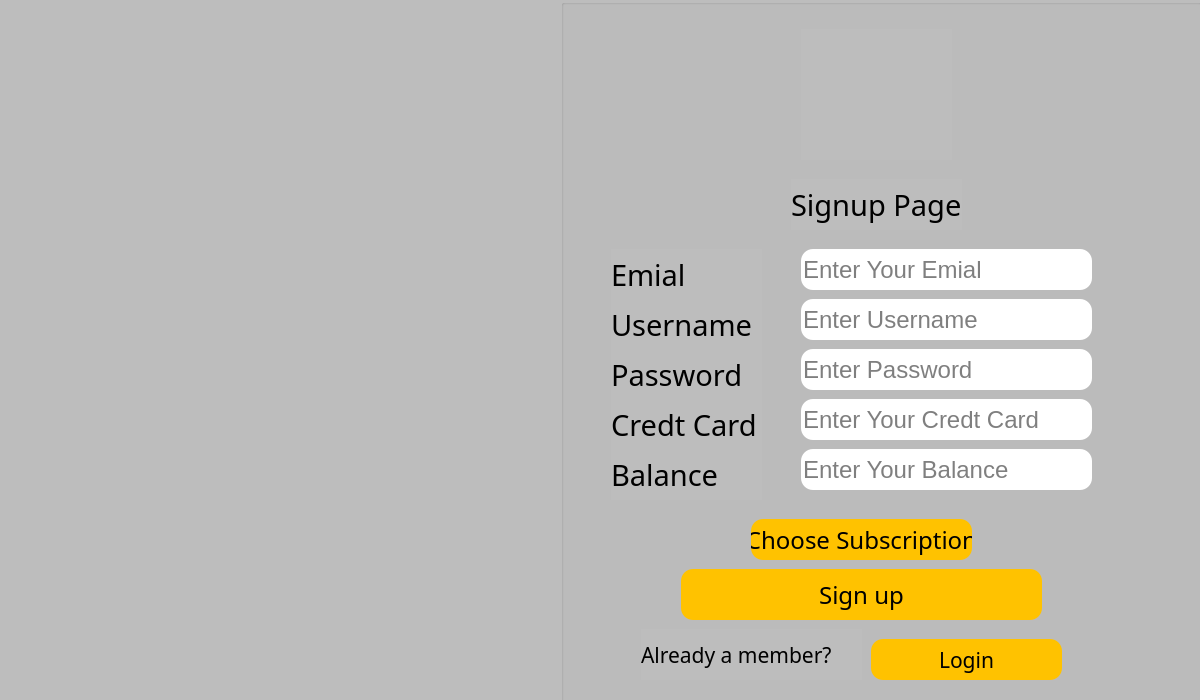
<?xml version="1.0" encoding="UTF-8"?>
<ui version="4.0">
 <class>SignupPage</class>
 <widget class="QDialog" name="SignupPage">
  <property name="geometry">
   <rect>
    <x>0</x>
    <y>0</y>
    <width>1200</width>
    <height>700</height>
   </rect>
  </property>
  <property name="windowTitle">
   <string>Dialog</string>
  </property>
  <property name="styleSheet">
   <string notr="true">background-color: #BDBDBD;</string>
  </property>
  <widget class="QGroupBox" name="groupBox">
   <property name="geometry">
    <rect>
     <x>561</x>
     <y>-1</y>
     <width>641</width>
     <height>711</height>
    </rect>
   </property>
   <property name="title">
    <string/>
   </property>
   <widget class="QLabel" name="user">
    <property name="geometry">
     <rect>
      <x>240</x>
      <y>30</y>
      <width>151</width>
      <height>131</height>
     </rect>
    </property>
    <property name="text">
     <string/>
    </property>
   </widget>
   <widget class="QLabel" name="label_2">
    <property name="geometry">
     <rect>
      <x>230</x>
      <y>180</y>
      <width>171</width>
      <height>51</height>
     </rect>
    </property>
    <property name="font">
     <font>
      <family>BAXAUTRIAL</family>
      <pointsize>22</pointsize>
     </font>
    </property>
    <property name="text">
     <string>Signup Page</string>
    </property>
   </widget>
   <widget class="QLabel" name="label_3">
    <property name="geometry">
     <rect>
      <x>50</x>
      <y>300</y>
      <width>151</width>
      <height>51</height>
     </rect>
    </property>
    <property name="font">
     <font>
      <family>BAXAUTRIAL</family>
      <pointsize>22</pointsize>
     </font>
    </property>
    <property name="text">
     <string>Username</string>
    </property>
   </widget>
   <widget class="QLabel" name="label_4">
    <property name="geometry">
     <rect>
      <x>50</x>
      <y>350</y>
      <width>151</width>
      <height>51</height>
     </rect>
    </property>
    <property name="font">
     <font>
      <family>BAXAUTRIAL</family>
      <pointsize>22</pointsize>
     </font>
    </property>
    <property name="text">
     <string>Password</string>
    </property>
   </widget>
   <widget class="QLineEdit" name="mail">
    <property name="geometry">
     <rect>
      <x>240</x>
      <y>250</y>
      <width>291</width>
      <height>41</height>
     </rect>
    </property>
    <property name="font">
     <font>
      <pointsize>18</pointsize>
     </font>
    </property>
    <property name="styleSheet">
     <string notr="true">background-color: white;
border-radius: 12;
color: black;</string>
    </property>
    <property name="placeholderText">
     <string>Enter Your Emial</string>
    </property>
   </widget>
   <widget class="QLineEdit" name="pass">
    <property name="geometry">
     <rect>
      <x>240</x>
      <y>350</y>
      <width>291</width>
      <height>41</height>
     </rect>
    </property>
    <property name="font">
     <font>
      <pointsize>18</pointsize>
     </font>
    </property>
    <property name="styleSheet">
     <string notr="true">background-color: white;
border-radius: 12;
color: black;</string>
    </property>
    <property name="placeholderText">
     <string>Enter Password</string>
    </property>
   </widget>
   <widget class="QPushButton" name="signup">
    <property name="geometry">
     <rect>
      <x>120</x>
      <y>570</y>
      <width>361</width>
      <height>51</height>
     </rect>
    </property>
    <property name="font">
     <font>
      <family>BAXAUTRIAL</family>
      <pointsize>18</pointsize>
     </font>
    </property>
    <property name="styleSheet">
     <string notr="true">background-color: #FFC200;
border-radius: 12;
color: black;</string>
    </property>
    <property name="text">
     <string>Sign up</string>
    </property>
   </widget>
   <widget class="QLabel" name="label_5">
    <property name="geometry">
     <rect>
      <x>80</x>
      <y>630</y>
      <width>221</width>
      <height>51</height>
     </rect>
    </property>
    <property name="font">
     <font>
      <family>Baskerville Old Face</family>
      <pointsize>16</pointsize>
     </font>
    </property>
    <property name="text">
     <string>Already a member?</string>
    </property>
   </widget>
   <widget class="QPushButton" name="login">
    <property name="geometry">
     <rect>
      <x>310</x>
      <y>640</y>
      <width>191</width>
      <height>41</height>
     </rect>
    </property>
    <property name="font">
     <font>
      <family>BAXAUTRIAL</family>
      <pointsize>16</pointsize>
     </font>
    </property>
    <property name="styleSheet">
     <string notr="true">background-color: #FFC200;
border-radius: 12;
color: black;</string>
    </property>
    <property name="text">
     <string>Login</string>
    </property>
   </widget>
   <widget class="QLabel" name="label_6">
    <property name="geometry">
     <rect>
      <x>50</x>
      <y>250</y>
      <width>151</width>
      <height>51</height>
     </rect>
    </property>
    <property name="font">
     <font>
      <family>BAXAUTRIAL</family>
      <pointsize>22</pointsize>
     </font>
    </property>
    <property name="text">
     <string>Emial</string>
    </property>
   </widget>
   <widget class="QLineEdit" name="name">
    <property name="geometry">
     <rect>
      <x>240</x>
      <y>300</y>
      <width>291</width>
      <height>41</height>
     </rect>
    </property>
    <property name="font">
     <font>
      <pointsize>18</pointsize>
     </font>
    </property>
    <property name="styleSheet">
     <string notr="true">background-color: white;
border-radius: 12;
color: black;</string>
    </property>
    <property name="text">
     <string/>
    </property>
    <property name="placeholderText">
     <string>Enter Username</string>
    </property>
   </widget>
   <widget class="QPushButton" name="choose">
    <property name="geometry">
     <rect>
      <x>190</x>
      <y>520</y>
      <width>221</width>
      <height>41</height>
     </rect>
    </property>
    <property name="font">
     <font>
      <family>BAXAUTRIAL</family>
      <pointsize>18</pointsize>
     </font>
    </property>
    <property name="styleSheet">
     <string notr="true">background-color: #FFC200;
border-radius: 12;
color: black;</string>
    </property>
    <property name="text">
     <string>Choose Subscription</string>
    </property>
   </widget>
   <widget class="QLabel" name="label_7">
    <property name="geometry">
     <rect>
      <x>50</x>
      <y>400</y>
      <width>151</width>
      <height>51</height>
     </rect>
    </property>
    <property name="font">
     <font>
      <family>BAXAUTRIAL</family>
      <pointsize>22</pointsize>
     </font>
    </property>
    <property name="text">
     <string>Credt Card</string>
    </property>
   </widget>
   <widget class="QLabel" name="label_8">
    <property name="geometry">
     <rect>
      <x>50</x>
      <y>450</y>
      <width>151</width>
      <height>51</height>
     </rect>
    </property>
    <property name="font">
     <font>
      <family>BAXAUTRIAL</family>
      <pointsize>22</pointsize>
     </font>
    </property>
    <property name="text">
     <string>Balance</string>
    </property>
   </widget>
   <widget class="QLineEdit" name="card">
    <property name="geometry">
     <rect>
      <x>240</x>
      <y>400</y>
      <width>291</width>
      <height>41</height>
     </rect>
    </property>
    <property name="font">
     <font>
      <pointsize>18</pointsize>
     </font>
    </property>
    <property name="styleSheet">
     <string notr="true">background-color: white;
border-radius: 12;
color: black;</string>
    </property>
    <property name="maxLength">
     <number>22</number>
    </property>
    <property name="placeholderText">
     <string>Enter Your Credt Card</string>
    </property>
   </widget>
   <widget class="QLineEdit" name="balance">
    <property name="geometry">
     <rect>
      <x>240</x>
      <y>450</y>
      <width>291</width>
      <height>41</height>
     </rect>
    </property>
    <property name="font">
     <font>
      <pointsize>18</pointsize>
     </font>
    </property>
    <property name="styleSheet">
     <string notr="true">background-color: white;
border-radius: 12;
color: black;</string>
    </property>
    <property name="placeholderText">
     <string>Enter Your Balance</string>
    </property>
   </widget>
  </widget>
  <widget class="QLabel" name="pic">
   <property name="geometry">
    <rect>
     <x>0</x>
     <y>0</y>
     <width>561</width>
     <height>701</height>
    </rect>
   </property>
   <property name="text">
    <string/>
   </property>
  </widget>
 </widget>
 <resources/>
 <connections/>
</ui>
